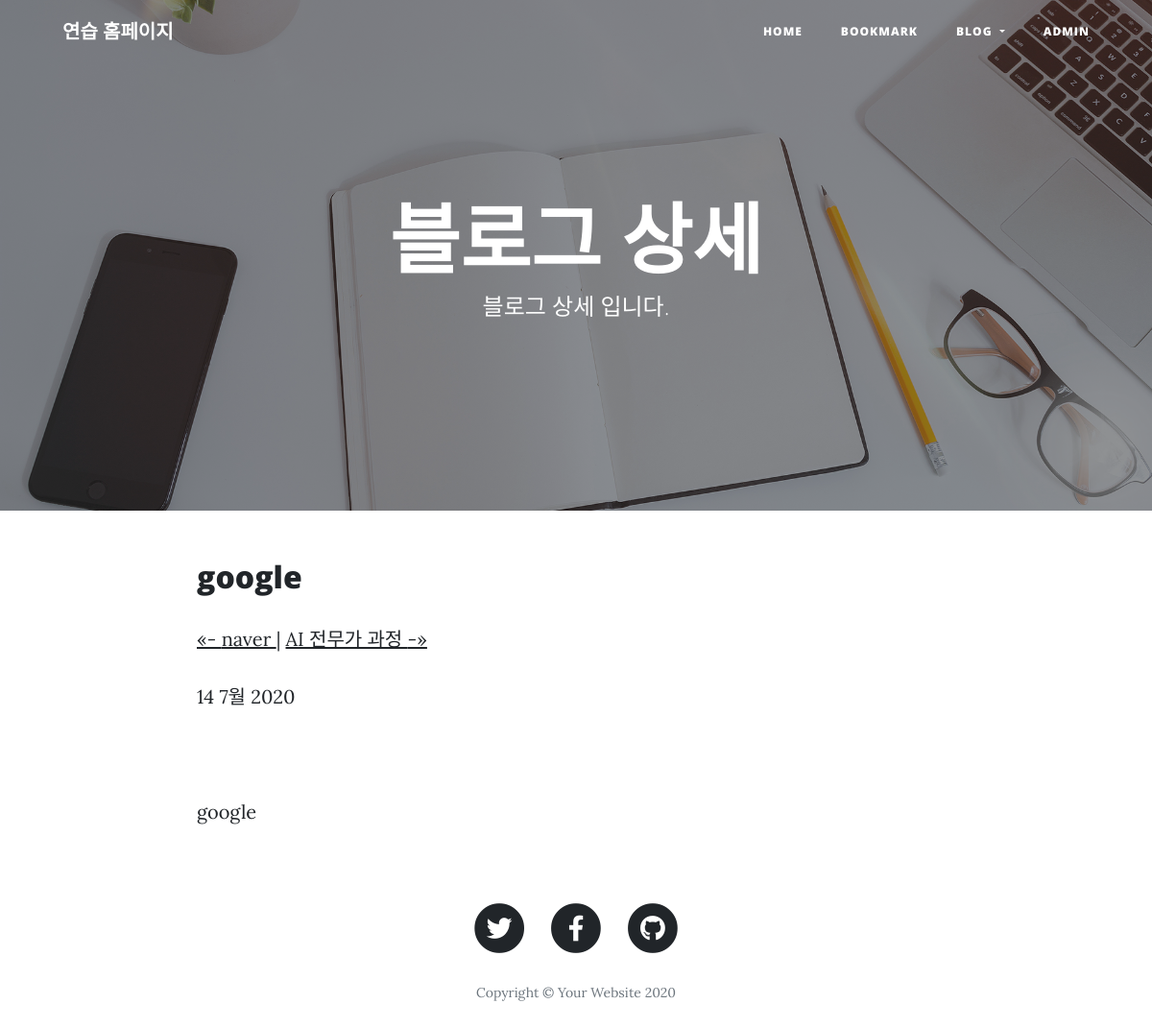
The page /blog/post/google/ on the database its author committed.
### blog/models.py (models this page shows)
class Post(models.Model):
    title = models.CharField(verbose_name='TITLE', max_length=50)
    slug = models.SlugField('SLUG', unique=True, allow_unicode=True, help_text='one word for title for title alias.')
    description = models.CharField('DESCRIPTION', max_length=100, blank=True, help_text='simple description text.')
    content = models.TextField('CONTENT')
    create_dt = models.DateTimeField('CREATE DATE', auto_now_add=True)
    modify_dt = models.DateTimeField('MODIFY DATE', auto_now=True)
    class Meta:
        verbose_name = 'post'
        verbose_name_plural = 'posts'
        db_table = 'blog_posts'
        ordering = ('-modify_dt',)
    def __str__(self):
        return self.title
    def get_absolute_url(self):
        return reverse('blog:post_detail', args=(self.slug,))
    def get_previous(self):
        return self.get_previous_by_modify_dt()
    def get_next(self):
        return self.get_next_by_modify_dt()

### blog/views.py (the view)
# urls.py: re_path(r'^post/(?P<slug>[-\w]+)/$', views.PostDV.as_view(), name='post_detail'),
class PostDV(DetailView):
    model = Post

### blog/templates/blog/post_detail.html (shortened to what this page needs)
{% extends 'base.html' %}
{% load static %}
{% block header %}
<header class="masthead" style="background-image: url({% static 'img/home-bg.jpg' %})">
    <div class="overlay"></div>
    <div class="container">
      <div class="row">
        <div class="col-lg-8 col-md-10 mx-auto">
          <div class="site-heading">
            <h1>블로그 상세</h1>
            <span class="subheading">블로그 상세 입니다.</span>
          </div>
        </div>
      </div>
    </div>
  </header>
{% endblock %}
{% block content %}
<div id="content">
    <div class="row">
      <div class="col-lg-8 col-md-10 mx-auto">
        <h2>{{ object.title }}</h2>
        <p>
            {% if object.get_previous %}
            <a href="{{ object.get_previous.get_absolute_url }}" title="View previous post">
                &laquo;- {{ object.get_previous }}
            </a>
            {% endif %}
            {% if object.get_next %}
            | <a href="{{ object.get_next.get_absolute_url }}" title="View next post">
            {{ object.get_next }} -&raquo;
        </a>
            {% endif %}
        </p>
        <p>{{ object.modify_dt|date:"j F Y" }}</p>
        <br>
        <div>
            {{ object.content|linebreaks }}
        </div>
      </div>
    </div>
</div>
{% endblock %}

### rows shown on the page
Post: title "google", get_previous "naver", get_next "AI 전무가 과정", modify_dt "14 7월 2020", content "google"
